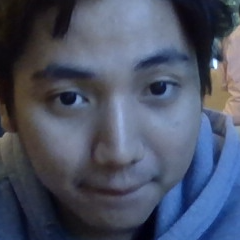
#> input picture test/pins_dataset/camera/fajar.png, 240 x 240 px; its folder holds 3 pictures in this run
$ python driver_eigenface.py
#> lines starting #> are read from the running program, lines starting #| are printed output that depends on the picture; long printed decimals are rounded
### src/eigenface.py
import numpy as np
import os
import cv2
from matplotlib import pyplot as plt

def getNorm(m):
    '''Mendapatkan norm dari matriks'''
    matrix = np.square(m)
    matrix = np.sum(matrix)
    matrix = np.sqrt(matrix)

    return matrix

def checkConverge(arr,arr_prev):
    ''' Mengecek nilai elemen matriks apakah konvergen menuju suatu nilai '''

    if (getNorm(arr_prev-arr)> 50000): # Parameter dapat diubah sesuai tingkat akurasi
            return False
    return True

def getEigenValueVector(A):
    ''' Algoritma QR untuk mencari eigenvalue dan eigenvector , dimana matriks Ak akan konvergen menuju matriks schur '''
    copyMatrix = np.copy(A)
    n = copyMatrix.shape[0]
    QQ = np.eye(n)
    i = 0
    while(True):
        i += 1
        copyMatrix_copy = np.copy(copyMatrix)
        s = copyMatrix.item(n-1, n-1)
        smult = s * np.eye(n)
        # Dengan metode gram schmidt dilcopyMatrixukan dekomposisi QR
        Q, R = gram_schmidt((copyMatrix - smult))
        # smult dikembalikan nilainya
        copyMatrix = np.add(R @ Q, smult)
        QQ = QQ @ Q
        if(checkConverge(copyMatrix,copyMatrix_copy)):
            # Cek parameter konvergen
            break
    return copyMatrix,QQ # QQ adalah eigenvektor , copyMatrix adalah matrix yang diagonalnnya eigenvalue

def gram_schmidt(A):
    '''Algoritma QR menggunakan metode gram schmidt, mengeluarkan hasil dekomposisi matriks A'''
    if len(A) != 0 :
        Q = np.empty([len(A), len(A)])
        counter = 0

        # Mencari Matrix Orthogonal
        for a in A.T:

            u = np.copy(a)
            for i in range(0, counter):
                proj = np.dot(np.dot(Q[:, i].T , a) , Q[:, i])
                u -= proj

            e = u / getNorm(u)
            Q[:, counter] = e

            counter += 1

        # menghitung matriks segitiga atas
        R = np.dot(Q.T, A)

        return Q, R
    else:
        print("Image tidak kedetect")


def convertImage(imagename):
    '''Mengubah image menjadi matriks n*n x 1'''
    image = cv2.imread(imagename)
    image = cv2.resize(image, (256, 256), interpolation = cv2.INTER_AREA)
    greyscaleimg = cv2.cvtColor(image, cv2.COLOR_BGR2GRAY)
    converted = greyscaleimg.flatten()
    return converted


# [6 lines left out: function convertFrame, not called in this run]


def getMatrixCoef(bestEigenVector, normalizedDataSet) :
    '''Menghasilkan List kombinasi linier dari normalized matriks yang ada pada dataset
        ,List ini berbentuk (<banyakeigenface>,<banyakgambar>)'''
    print("")
    CoefOfLinComMatrix = np.empty((len(bestEigenVector[0]),0), float)
    for i in range(len(normalizedDataSet[0])) :
        LinComOfNormalized = getCoef(bestEigenVector, np.transpose([normalizedDataSet[:,i]]))
        CoefOfLinComMatrix = np.column_stack((CoefOfLinComMatrix, LinComOfNormalized))
    return CoefOfLinComMatrix


def getCoef(list_bestEigenface, vectorImageInput) :
    '''Menghasilkan kombinasi linier dari normalized matriks, (<banyakeigenface>,1)'''
    matrixCoef = np.transpose([np.linalg.lstsq(list_bestEigenface, np.transpose(vectorImageInput)[0], rcond=None)[0]])
    return matrixCoef

def nearestDistance(InputCoef, MatrixCoef) :
    '''Mengeluarkan nilai X  minimum antara gambar input dengan gambar di data set'''
    '''X = |I-M|, I = Matriks kombinasi linear dari input dan M = List Matriks kombinasi linear dari gambar di dataset'''
    minimum = getNorm(np.subtract(InputCoef, np.transpose([MatrixCoef[:, 0]])))
    for i in range(len(MatrixCoef[0])) :
        e = getNorm(np.subtract(InputCoef, np.transpose([MatrixCoef[:, i]])))
        if (e < minimum) :
            minimum = e
    return minimum


# [26 lines left out: functions cropimage, cropframe, not called in this run]


def list_eigenface(normalizedMatrix,all_image):
    '''Menghasilkan Matriks EigenFace dengan ukuran (256*256,<banyak eigenvector terbaik>)'''
    print("Mencari eigenface")
    Covariance = np.matmul(np.transpose(normalizedMatrix),normalizedMatrix) #A'A  = (<banyak gambar>, <banyak gambar>)
    eigenvalue, eigenvector = getEigenValueVector(Covariance)
    bestEigenVector = np.empty((len(eigenvector[0]),0), float)
    counter = 0
    for i in range(len(eigenvector[0])) :
        if (eigenvalue[i][i] > 1) : # Tuning , Memilih eigenvector yang eigenvaluenya yang tidak koma
            bestEigenVector = np.column_stack((bestEigenVector, np.transpose([eigenvector[:, i]])))
            # break
        counter += 1
    # bestEigenVector = eigenvector[:, :counter]
    list_bestEigenface = np.empty((256*256, 0), float)
    for i in range(len(bestEigenVector[0])) :
        eigenface = np.matmul(all_image, np.transpose([bestEigenVector[:, i]]))
        list_bestEigenface = np.column_stack((list_bestEigenface, eigenface))

    return list_bestEigenface
    #ini disave

# [10 lines left out: function cropAllImage, not called in this run]


def outputImage (dirPath, MatrixCoef, InputCoef) :
    '''Mengeluarkan gambar yang paling mirip dengan gambar input di dataset'''
    minimum = getNorm(np.subtract(InputCoef, np.transpose([MatrixCoef[:, 0]])))
    index = 0
    imageOrder = 1
    for i in range(len(MatrixCoef[0])) :
        index += 1
        distance = getNorm(np.subtract(InputCoef, np.transpose([MatrixCoef[:, i]])))
        if (distance < minimum) :
            minimum = distance
            imageOrder = index
    count = 0
    for (dirPath, dirNames, file) in os.walk(dirPath):
        for fileNames in file :
            count += 1
            if count == imageOrder :
                return os.path.join(dirPath, fileNames)


def trainingData(path):
    '''Menghasilkan matriks eigenface dan matriks koefisien'''
    folderpath = path
    A = np.empty((256*256,0), float) #Matriks Gambar (256*256,<Banyak Gambar>)
    for (dirPath, dirNames, file) in os.walk(folderpath):
        for fileNames in file :
                tempPath = os.path.join(dirPath, fileNames)
                if (tempPath.endswith(".jpg") or tempPath.endswith(".png") or tempPath.endswith(".jpeg")):
                    convertedImage = convertImage(tempPath)
                    A= np.column_stack((A, convertedImage.reshape(256*256, 1)))
                else:
                    print(tempPath)
                    os.remove(tempPath)

    normalizedMatrix = A - A.mean(axis=1, keepdims=True)
    np.savetxt(f"src/data/mean.txt", A.mean(axis=1, keepdims=True) , delimiter=";")
    eigeface = list_eigenface(normalizedMatrix,A)
    MatrixCoef = getMatrixCoef(eigeface, normalizedMatrix)
    np.savetxt(f"src/data/matriksCoef.txt", MatrixCoef, delimiter=";")
    np.savetxt(f"src/data/eigenface.txt", eigeface, delimiter=";")
    print("Training Selesai")
    return MatrixCoef, eigeface

# [9 lines left out: function getMean, not called in this run]


def closestImage(path, InputCoef, MatrixCoef):
    '''Mengluarkan Gambar yang paling mirip jika tidak ada keluarkan "Gambar tidak ditemukan" '''
    print("Mencari gambar terdekat")
    folderpath = path
    minimum = nearestDistance(InputCoef, MatrixCoef)
    print(minimum, "min")
    if minimum < 0.85 :   # Tuning minimum
        print("Gambar terdekat")
        nearestImage =  outputImage(folderpath, MatrixCoef, InputCoef)
        print(nearestImage)
        return nearestImage
    else:
        nearestImage =  outputImage(folderpath, MatrixCoef, InputCoef)
        print(nearestImage)
        print("Gambar tidak ditemukan")
        return None


def displayEigenFace(eigenFace) :
    '''Menampilkan Gambar EigenFace'''
    print("Menampilkan eigenface")
    fig = plt.figure()
    for i in range(len(eigenFace[0])) :
        fig.add_subplot(10, 16, i+1)
        plt.imshow(eigenFace[:, i].reshape(256, 256), cmap='gray')
    plt.show()

### src/driver_eigenface.py
from eigenface import *

import time


# cropimage("test/input/test_fajar.png")
print("Mulai")
path = input("Masukkan nama folder dataset: ")
#> the answer given: ../test/pins_dataset/camera
# Timer starts
starttime = time.time()
lasttime = starttime
# cropAllImage(path)
coefmatrix, eigenface = trainingData("test/pins_dataset/" + path)
#> in convertImage, image is the input picture: shape (240, 240, 3); mean B, G, R 102.1, 82.5, 75
#> in convertImage, `greyscaleimg = cv2.cvtColor(image, cv2.COLOR_BGR2GRAY)`:
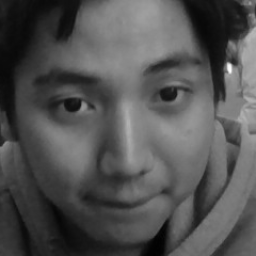
#> greyscaleimg: shape (256, 256); min 1, max 250, mean 82.4
#> in list_eigenface, `Covariance = np.matmul(np.transpose(normalizedMatrix),normalizedMatrix..`: Covariance = [[31371967.4, -8206757.6, -23165209.9], [-8206757.6, 76764477.4, -68557719.9], [-23165209.9, -68557719.9, 91722929.8]]
#> in getEigenValueVector, `copyMatrix = np.copy(A)`: copyMatrix has the same summary as Covariance in list_eigenface
#> the loop in getEigenValueVector, `while(True):` made 18 passes
#> s on passes 2 to 13: 105314170.9, 128115700.5, 151575854.1, 154363468.8, 154365309.5, 154365309.5, 154365309.5, 154365309.5, 154365309.5, 154365309.5, 154365309.5, 154365309.5
#> (s, smult) on pass 1: (91722929.8, [[91722929.8, 0, 0], [0, 91722929.8, 0], [0, 0, 91722929.8]])
#> after the loop in getEigenValueVector, `while(True):`: i = 18
#> in list_eigenface, `eigenvalue, eigenvector = getEigenValueVector(Covariance)`: eigenvalue = [[85.01, -62188.7, -0.229], [-62188.7, 45493980.2, 0.0032], [-0.229, 0.0032, 154365309.5]]; eigenvector = [[0.578, -0.81, -0.0979], [0.577, 0.491, -0.653], [0.577, 0.321, 0.751]]
#> in list_eigenface, `bestEigenVector = np.empty((len(eigenvector[0]),0), float)`: bestEigenVector = empty array
#> the loop in list_eigenface, `for i in range(len(eigenvector[0])) :` made 3 passes
#> bestEigenVector on passes 1 to 2: [0.578, 0.577, 0.577], [[0.578, -0.81], [0.577, 0.491], [0.577, 0.321]]
#> after the loop in list_eigenface, `for i in range(len(eigenvector[0])) :`: counter = 3
#> the loop in list_eigenface, `for i in range(len(bestEigenVector[0])) :` made 3 passes
#> in getMatrixCoef, `CoefOfLinComMatrix = np.empty((len(bestEigenVector[0]),0), float)`: CoefOfLinComMatrix = empty array
#> the loop in getMatrixCoef, `for i in range(len(normalizedDataSet[0])) :` made 3 passes
#> CoefOfLinComMatrix on pass 1: [0.00111, -0.811, -0.0979]
#> (LinComOfNormalized, CoefOfLinComMatrix) on pass 2: ([-0.00067, 0.49, -0.653], [[0.00111, -0.00067], [-0.811, 0.49], [-0.0979, -0.653]])
#> in trainingData, `MatrixCoef = getMatrixCoef(eigeface, normalizedMatrix)`: MatrixCoef = [[0.00111, -0.00067, -0.000438], [-0.811, 0.49, 0.321], [-0.0979, -0.653, 0.751]]
#> coefmatrix has the same summary as MatrixCoef in trainingData
print(time.time()-starttime)
displayEigenFace(eigenface)
#> the loop in displayEigenFace, `for i in range(len(eigenFace[0])) :` made 3 passes
#> in displayEigenFace, `plt.show()`:
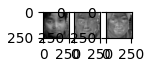
#> figure drawn by matplotlib, 3 panels
image_path = input("Masukkan nama file gambar: ")
#> the answer given: ../test/pins_dataset/camera/fajar.png
Image = convertImage("test/input/"+image_path)
Image = Image.reshape(256*256, 1)
InputCoef = getCoef(eigenface, Image)
#> InputCoef = [0.578, -0.81, -0.0979]
path = closestImage("test/pins_dataset/"+path, InputCoef, coefmatrix)
#> in nearestDistance, `minimum = getNorm(np.subtract(InputCoef, np.transpose([MatrixCoef[:, 0..`: minimum = 0.577
#> the loop in nearestDistance, `for i in range(len(MatrixCoef[0])) :` made 3 passes
#> (matrix in getNorm, e) on passes 1 to 3: (0.577, 0.577), (1.53, 1.53), (1.53, 1.53)
#| 0.5774 min
#> the loop in outputImage, `for i in range(len(MatrixCoef[0])) :` made 3 passes
#> after the loop in outputImage, `for i in range(len(MatrixCoef[0])) :`: imageOrder = 1; index = 3; minimum = 0.577
#show image
if path != None:
    img = cv2.imread(path)
    cv2.imwrite("test/input/1"+image_path, img)

$ run again, on test/pins_dataset/pins_Avril Lavigne/Avril Lavigne128_584.jpg
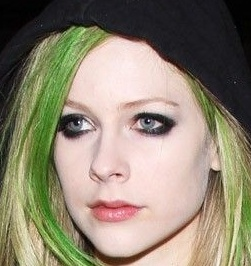
#> input picture test/pins_dataset/pins_Avril Lavigne/Avril Lavigne128_584.jpg, 251 x 266 px
#> in convertImage, image is the input picture: shape (266, 251, 3); mean B, G, R 114.2, 133.2, 142.9
#> image: shape (256, 256, 3)
#> in convertImage, `greyscaleimg = cv2.cvtColor(image, cv2.COLOR_BGR2GRAY)`:
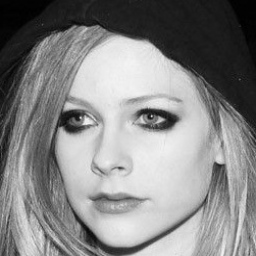
#> greyscaleimg: shape (256, 256); min 0, max 245, mean 133.8
#> normalizedMatrix = 65536 pairs, first value -125.5 to 102, second value -102 to 125.5
#> Covariance = [[153053579.5, -153053579.5], [-153053579.5, 153053579.5]]
#> in getEigenValueVector, `copyMatrix = np.copy(A)`: copyMatrix has the same summary as Covariance in list_eigenface
#> the loop in getEigenValueVector, `while(True):` made 1 pass
#> (s, R, copyMatrix, QQ) on pass 1: (153053579.5, [[153053579.5, 0], [0, 153053579.5]], [[153053579.5, -153053579.5], [-153053579.5, 153053579.5]], [[0, -1], [-1, 0]])
#> after the loop in getEigenValueVector, `while(True):`: i = 1
#> eigenvalue has the same summary as Covariance; eigenvector = [[0, -1], [-1, 0]]
#> in list_eigenface, `bestEigenVector = np.empty((len(eigenvector[0]),0), float)`: bestEigenVector = empty array
#> the loop in list_eigenface, `for i in range(len(eigenvector[0])) :` made 2 passes
#> (bestEigenVector, counter) on passes 1 to 2: ([0, -1], 1), ([[0, -1], [-1, 0]], 2)
#> after the loop in list_eigenface, `for i in range(len(eigenvector[0])) :`: counter = 2
#> the loop in list_eigenface, `for i in range(len(bestEigenVector[0])) :` made 2 passes
#> after the loop in list_eigenface, `for i in range(len(bestEigenVector[0])) :`: list_bestEigenface = 65536 pairs, first value -254 to -12, second value -245 to 0
#> eigeface has the same summary as list_bestEigenface in list_eigenface
#> in getMatrixCoef, `CoefOfLinComMatrix = np.empty((len(bestEigenVector[0]),0), float)`: CoefOfLinComMatrix = empty array
#> the loop in getMatrixCoef, `for i in range(len(normalizedDataSet[0])) :` made 2 passes
#> CoefOfLinComMatrix on passes 1 to 2: [0.5, -0.5], [[0.5, -0.5], [-0.5, 0.5]]
#> MatrixCoef = [[0.5, -0.5], [-0.5, 0.5]]
#> eigenface has the same summary as list_bestEigenface in list_eigenface
#> the loop in displayEigenFace, `for i in range(len(eigenFace[0])) :` made 2 passes
#> in displayEigenFace, `plt.show()`:
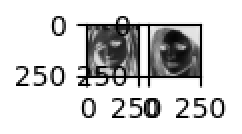
#> figure drawn by matplotlib, 2 panels
#> InputCoef = [1.43e-16, -1]
#> in nearestDistance, `minimum = getNorm(np.subtract(InputCoef, np.transpose([MatrixCoef[:, 0..`: minimum = 0.707
#> the loop in nearestDistance, `for i in range(len(MatrixCoef[0])) :` made 2 passes
#> (matrix in getNorm, e) on passes 1 to 2: (0.707, 0.707), (1.58, 1.58)
#| 0.7071 min
#> the loop in outputImage, `for i in range(len(MatrixCoef[0])) :` made 2 passes
#> (index, matrix in getNorm, distance) on passes 1 to 2: (1, 0.707, 0.707), (2, 1.58, 1.58)
#> after the loop in outputImage, `for i in range(len(MatrixCoef[0])) :`: imageOrder = 1; index = 2; minimum = 0.707

$ run again, on test/pins_dataset/pins_Avril Lavigne/Avril Lavigne118_578.jpg
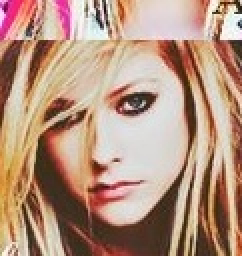
#> input picture test/pins_dataset/pins_Avril Lavigne/Avril Lavigne118_578.jpg, 121 x 128 px (shown 2 times larger)
#> in convertImage, image is the input picture: shape (128, 121, 3); mean B, G, R 126.9, 147.2, 181.4
#> image: shape (256, 256, 3)
#> normalizedMatrix = 65536 pairs, first value -111 to 120, second value -120 to 111
#> Covariance = [[122957374.8, -122957374.8], [-122957374.8, 122957374.8]]
#> in getEigenValueVector, `copyMatrix = np.copy(A)`: copyMatrix has the same summary as Covariance in list_eigenface
#> the loop in getEigenValueVector, `while(True):` made 1 pass
#> (s, R, copyMatrix, QQ) on pass 1: (122957374.8, [[122957374.8, 0], [0, 122957374.8]], [[122957374.8, -122957374.8], [-122957374.8, 122957374.8]], [[0, -1], [-1, 0]])
#> after the loop in getEigenValueVector, `while(True):`: i = 1
#> eigenvalue has the same summary as Covariance; eigenvector = [[0, -1], [-1, 0]]
#> in list_eigenface, `bestEigenVector = np.empty((len(eigenvector[0]),0), float)`: bestEigenVector = empty array
#> the loop in list_eigenface, `for i in range(len(eigenvector[0])) :` made 2 passes
#> (bestEigenVector, counter) on passes 1 to 2: ([0, -1], 1), ([[0, -1], [-1, 0]], 2)
#> after the loop in list_eigenface, `for i in range(len(eigenvector[0])) :`: counter = 2
#> the loop in list_eigenface, `for i in range(len(bestEigenVector[0])) :` made 2 passes
#> after the loop in list_eigenface, `for i in range(len(bestEigenVector[0])) :`: list_bestEigenface = 65536 pairs, first value -255 to 0, second value -254 to -12
#> eigeface has the same summary as list_bestEigenface in list_eigenface
#> in getMatrixCoef, `CoefOfLinComMatrix = np.empty((len(bestEigenVector[0]),0), float)`: CoefOfLinComMatrix = empty array
#> the loop in getMatrixCoef, `for i in range(len(normalizedDataSet[0])) :` made 2 passes
#> CoefOfLinComMatrix on passes 1 to 2: [0.5, -0.5], [[0.5, -0.5], [-0.5, 0.5]]
#> MatrixCoef = [[0.5, -0.5], [-0.5, 0.5]]
#> eigenface has the same summary as list_bestEigenface in list_eigenface
#> the loop in displayEigenFace, `for i in range(len(eigenFace[0])) :` made 2 passes
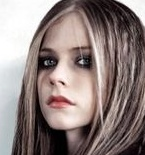
#> input picture test/pins_dataset/pins_Avril Lavigne/Avril Lavigne129_585.jpg, 145 x 155 px, found by its file name
#> in convertImage, image is the input picture: shape (155, 145, 3); mean B, G, R 125, 127.7, 142.1
#> image: shape (256, 256, 3)
#> in convertImage (call 3), `greyscaleimg = cv2.cvtColor(image, cv2.COLOR_BGR2GRAY)`:
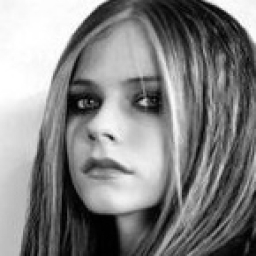
#> greyscaleimg: shape (256, 256); min 0, max 255, mean 131.7
#> InputCoef = [-1, -1.06e-16]
#> in nearestDistance, `minimum = getNorm(np.subtract(InputCoef, np.transpose([MatrixCoef[:, 0..`: minimum = 1.58
#> the loop in nearestDistance, `for i in range(len(MatrixCoef[0])) :` made 2 passes
#> (matrix in getNorm, e, minimum) on pass 2: (0.707, 0.707, 0.707)
#> after the loop in nearestDistance, `for i in range(len(MatrixCoef[0])) :`: minimum = 0.707
#| 0.7071 min
#> in outputImage, `minimum = getNorm(np.subtract(InputCoef, np.transpose([MatrixCoef[:, 0..`: minimum = 1.58
#> the loop in outputImage, `for i in range(len(MatrixCoef[0])) :` made 2 passes
#> (index, matrix in getNorm, distance, minimum, imageOrder) on pass 2: (2, 0.707, 0.707, 0.707, 2)
#> after the loop in outputImage, `for i in range(len(MatrixCoef[0])) :`: imageOrder = 2; minimum = 0.707
